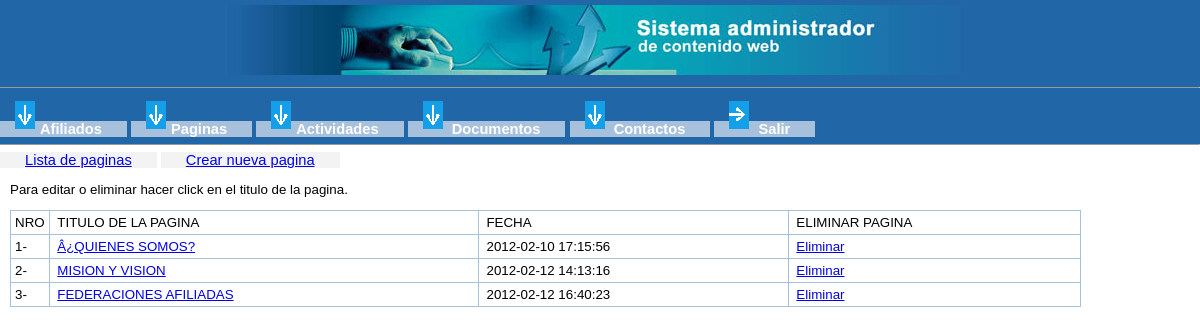
The page /admin/paginas.php (signed in) on the database its author committed.
### tables this page shows
CREATE TABLE IF NOT EXISTS `pagina` (
  `id_pagina` int(4) NOT NULL AUTO_INCREMENT,
  `titulo` varchar(255) DEFAULT NULL,
  `fecha` datetime NOT NULL DEFAULT '0000-00-00 00:00:00',
  `texto` blob,
  `imagen` varchar(100) DEFAULT NULL,
  KEY `id_pagina` (`id_pagina`)
);

### admin/paginas.php (the view, shortened to what this page needs)
<?php
require ("funciones.php");
?>
<div id="contenido_admin" style="clear:both;">
<div id="submenu">
<a href="paginas.php">Lista de paginas</a>
<a href="paginas.php?accion=anadir">Crear nueva pagina</a>
</div>
<?php
if (!isset($_GET['accion']) and !isset($_POST['accion'])){
echo "<p>Para editar o eliminar hacer click en el titulo de la pagina.</p>";
$buscar="SELECT id_pagina,titulo,fecha FROM pagina";
$resultados = mysql_query($buscar);
if($resultados){
echo "<div style='text-align:center;padding-left:10px;'><table width=\"90%\">\n";
echo "<tr><td width=\"1%\">NRO</td>";
		echo "<td>&nbsp;TITULO DE LA PAGINA</td>";
		echo "<td>&nbsp;FECHA</td>";
		echo "<td>&nbsp;ELIMINAR PAGINA</td>";
		echo "</tr>\n";
	$x = 1;
	while (list($id,$titulo,$fecha) = mysql_fetch_array($resultados)) {
		echo "<tr><td width=\"1%\">".$x."-</td>";
		echo "<td>&nbsp;<a href=\"paginas.php?accion=editar&id=".$id."\">".$titulo."</a></td>";
		echo "<td>&nbsp;".$fecha."</td>";
		echo "<td>&nbsp;<a href='#' onclick='Confirmar2($id);'>Eliminar</a></td>";
		echo "</tr>\n";
		$x++;
	}
	echo "</table></div>\n";
 }
}
?>
</div>
</body>
</html>

### admin/presentacion.css (style rules this page uses)
body { margin:0;background-color:white;font-family:sans-serif,arial;font-size:11pt; }
#submenu a { padding:0 25px 0 25px;background-color:#f3f3f3; }
table { border-collapse:collapse; }
td { font-size:10pt;border:1px #a7c0dc solid;padding:4px; }
p { font-size:10pt;padding:0 10px; }

### rows shown on the page
pagina: titulo "Â¿QUIENES SOMOS?", fecha "2012-02-10 17:15:56"
pagina: titulo "MISION Y VISION", fecha "2012-02-12 14:13:16"
pagina: titulo "FEDERACIONES AFILIADAS", fecha "2012-02-12 16:40:23"
